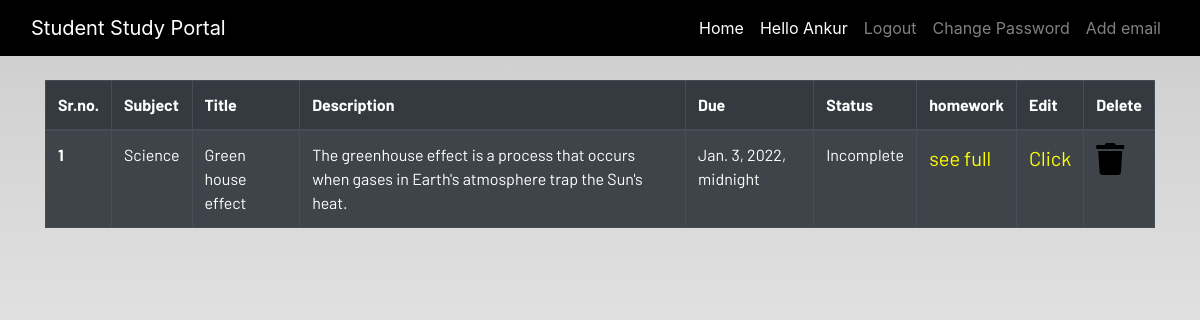
/display_homework (signed in), run on the app's committed database.
### dashboard/models.py (models this page shows, shortened)
class Homework(models.Model):
    user = models.ForeignKey(User, on_delete=models.CASCADE)
    subject = models.ForeignKey(Subject, on_delete=models.CASCADE)
    title = models.CharField(max_length=100)
    description = models.TextField()
    due_date = models.DateTimeField()
    status_choice = (
        ("Incomplete","Incomplete"),("Completed","Completed")
        )
    status = models.CharField(max_length=20,choices=status_choice,default='Incomplete')

class Subject(models.Model):
    subject = models.CharField(max_length=50)
    def __str__(self):
        return f"{self.subject}"

### dashboard/views.py (the view)
# urls.py: path('display_homework', views.HomeworkDisplayView.as_view(), name = "display_homework"),
class HomeworkDisplayView(ListView):
    model = Homework
    paginate_by = 12
    template_name = 'dashboard/homework_display.html'
    def get_context_data(self, **kwargs):
        context = super().get_context_data(**kwargs)
        homework = Homework.objects.filter(user = self.request.user )
        context = {'homework': homework}
        return context

### dashboard/templates/dashboard/homework_display.html (shortened to what this page needs)
{% extends 'dashboard/base.html' %}
{% load static %}
{% block content %}
<div class="container">
    <table class="table table-striped table-bordered table-hover table-dark">
        <thead>
            <tr>
                <th scope="col">Sr.no.</th>
                <th scope="col">Subject</th>
                <th scope="col">Title</th>
                <th scope="col">Description</th>
                <th scope="col">Due</th>
                <th scope="col">Status</th>
                <th scope="col">homework</th>
                <th scope="col">Edit</th>
                <th scope="col">Delete</th>
            </tr>
        </thead>
        {% for homework in homework %}
        <tbody>
            <tr>
                <th scope="row">{{forloop.counter}}</th>
                <td>{{homework.subject}}</td>
                <td>{{homework.title}}</td>
                <td>{{homework.description|slice:"0:100"}}</td>
                <td>{{ homework.due_date}}</td>
                <td>{{homework.status}}</td>
                <td><a href = "{% url 'homework_detail' homework.id %}" style = "color:yellow;font-size:20px;">see full</a></td>
                <td><a href="{% url 'update_homework' homework.id %}" style = "color:yellow;font-size:20px;" >Click</a></td>
                <td><a href="{% url 'delete_homework' homework.id %}"><i class="fa fa-trash fa-2x"></i></a></td>
            </tr>
            {% endfor %}
        </tbody>
    </table>
</div>
{% endblock content %}

### dashboard/templates/dashboard/base.html (shortened to what this page needs)
<!DOCTYPE html>
{% load static %}
<html lang="en">
<head>
  <link rel="stylesheet" href="https://stackpath.bootstrapcdn.com/bootstrap/4.3.1/css/bootstrap.min.css"
 />
  <link rel="stylesheet" href="https://use.fontawesome.com/releases/v5.7.2/css/all.css"
 />
  <link rel="stylesheet" href="{% static 'css/main.css' %}" />
</head>
<body>
  <header>
    <nav class="navbar navbar-expand-lg navbar-dark bg-dark">
      <div class="container-fluid">
        <a class="navbar-brand" href="#">Student Study Portal</a>
        <div class="collapse navbar-collapse justify-content-end" id="navbarSupportedContent">
          <ul class="navbar-nav mb-2 mb-lg-0">
            {% if user.is_authenticated %}
            <li class="nav-item">
              <a class="nav-link active" aria-current="page" href="{% url 'home_authenticated'%}">Home</a>
            </li>
            <li class="nav-item">
              <a class="nav-link active" href="#">Hello {{user}}</a>
            </li>
            <li class="nav-item">
              <a class="nav-link" href="{% url 'account_logout' %}">Logout</a>
            </li>
            <li class="nav-item">
              <a class="nav-link" href="{% url 'account_change_password' %}">Change Password</a>
            </li>
            <li class="nav-item">
              <a class="nav-link" href="{% url 'account_email' %}">Add email</a>
            </li>
            {% endif %}
          </ul>
        </div>
      </div>
    </nav>
  </header>
  <br />
  <main>
    {% block content %}
    {% endblock content %}
  </main>
</body>
</html>

### dashboard/static/css/main.css (style rules this page uses)
html { scroll-behavior: smooth; height: 100%; width: 100%; }
main { font-family: Barlow, Quicksand, Rubik, sans-serif, serif, 'Times New Roman', Times, serif !important; }
.navbar { background-color: rgb(0, 0, 0) !important; }
a { text-decoration: none !important; color: black; }
html, body { max-width: 100%; overflow-x: hidden; height: 100%; width: 100%; }
body { background: linear-gradient(rgba(0, 0, 0, 0.2), rgba(255, 255, 255, 0.5)); overflow-x: hidden; background-repeat: no-repeat; }
.fa { color: black; }

### data on the page
Homework: subject "Science", title "Green house effect", description "The greenhouse effect is a process that occurs when gases in Earth's atmosphere trap the Sun's heat.", due_date "Jan. 3, 2022, midnight", status "Incomplete"

### other printed values
{{ user }} "Ankur"
